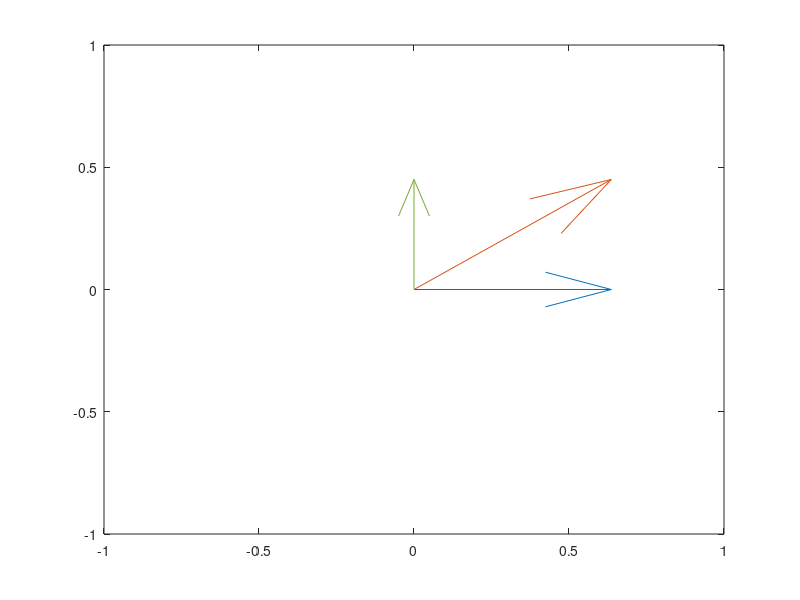

MATLAB code for this plot:
clear all
close all
clc
%initial phase
ini_x=pi;
ini_y=pi;
%phase delay
phi_x=0;
phi_y=-pi/4;
%Intensity ratio
thita=pi/2;
int_x=cos(thita/2);
int_y=sin(thita/2);
for t=0:100
    x=cos(pi/20*t+phi_x+ini_x)*int_x;
    y=cos(pi/20*t+phi_y+ini_y)*int_y;
    quiver(0,0,x,0)
    xlim([-1 1])
    ylim([-1 1])
    hold on
    quiver(0,0,0,y)
    hold on
    quiver(0,0,x,y)
    hold off
    pause(0.1)
end